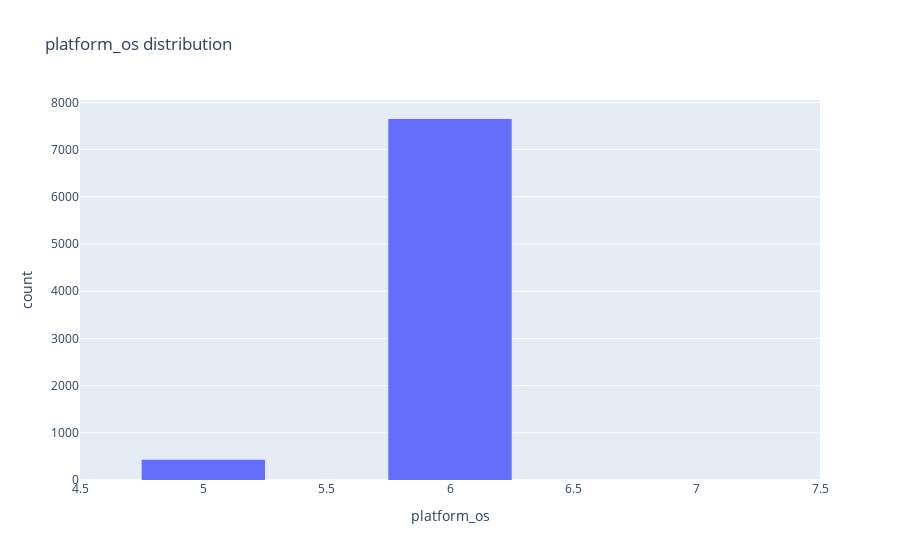

Notebook cell for this chart:
### Markdown cell above
* Most respondents use Generic Smartphone

### Code cell
fig = px.histogram(data, x="platform_os", title="platform_os distribution")
fig.update_layout(bargap=0.5)
fig.show()

### Figure 1 — Plotly figure (JSON) as saved in the notebook; plotly's stock layout.template omitted (floating-point values rounded to 4 significant figures; data arrays with more than 128 entries replaced by an {"elided": "..."} marker saying what was removed)
{"data": [{"alignmentgroup": "True", "bingroup": "x", "hovertemplate": "platform_os=%{x}<br>count=%{y}<extra></extra>", "legendgroup": "", "marker": {"color": "#636efa", "pattern": {"shape": ""}}, "name": "", "offsetgroup": "", "orientation": "v", "showlegend": false, "type": "histogram", "x": {"elided": "8077 int values"}, "xaxis": "x", "yaxis": "y"}], "layout": {"bargap": 0.5, "barmode": "relative", "legend": {"tracegroupgap": 0}, "title": {"text": "platform_os distribution"}, "xaxis": {"anchor": "y", "domain": [0, 1], "title": {"text": "platform_os"}}, "yaxis": {"anchor": "x", "domain": [0, 1], "title": {"text": "count"}}}}
